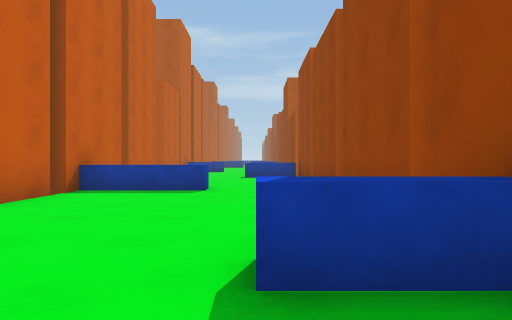
[1] (above)

17 first-person views from a walk through a Unity game level. The camera is 1.2 m above the floor, looks level and sees 75° across. The floor is counted in squares, 2 m on a side. Each view is taken from the middle of a square. On the plan, view 1 faces up. The plan holds only what a view shows up to about 10 squares ahead; the rest is blank. The place goes on beyond the plan. The player character is not drawn.

[2]
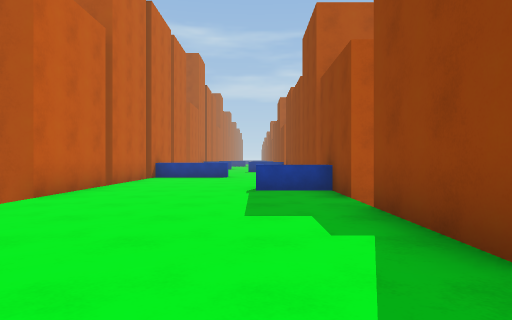

[3]
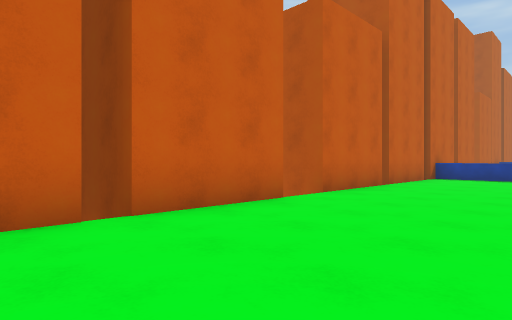

[4]
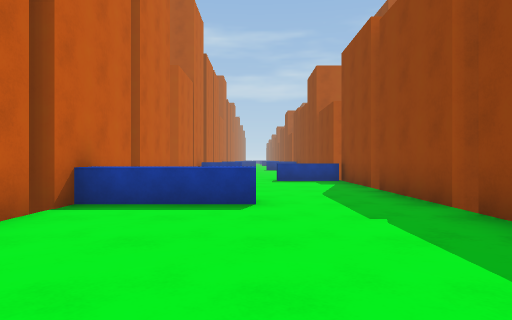

[5]
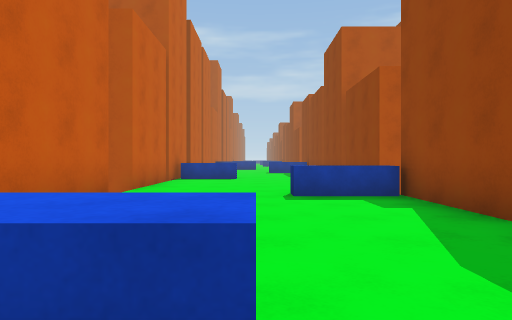

[6]
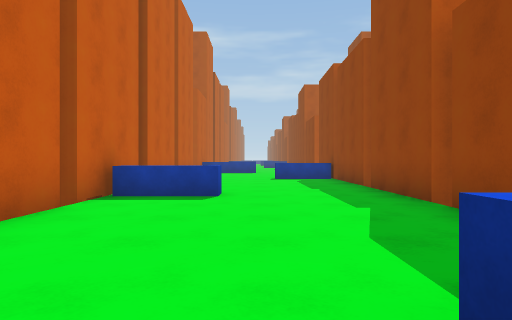

[7]
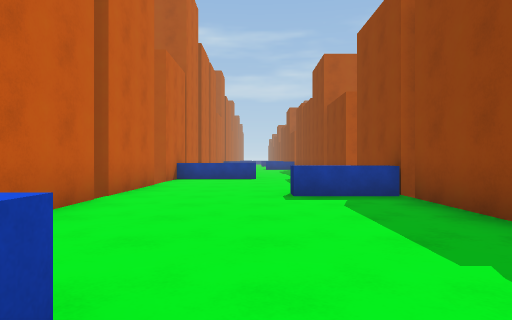

[8]
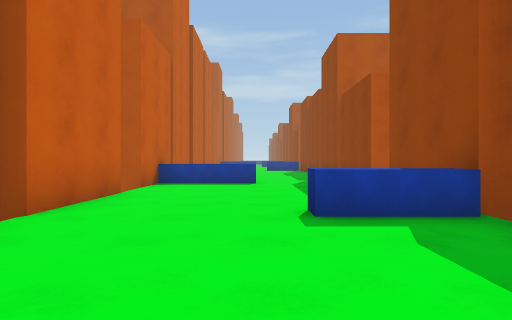

[9]
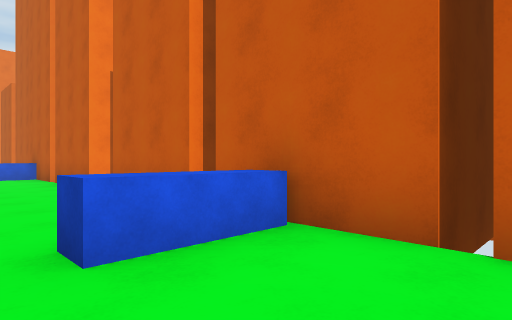

[10]
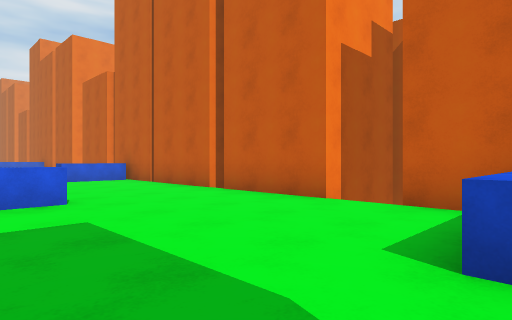

[11]
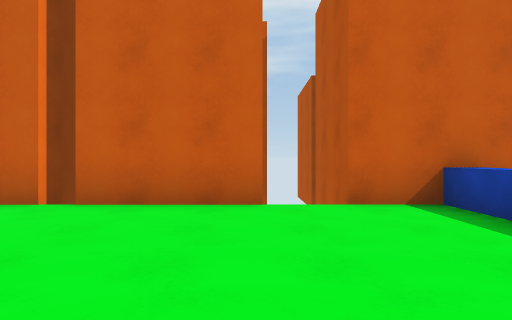

[12]
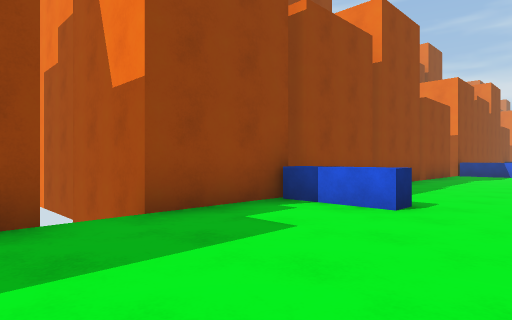

[13]
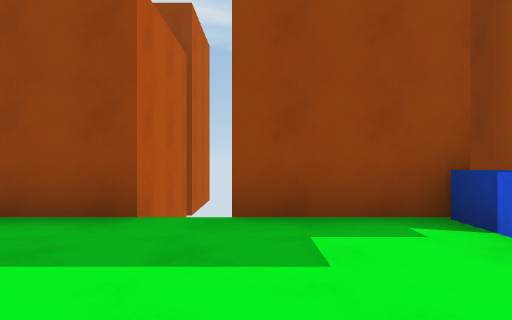

[14]
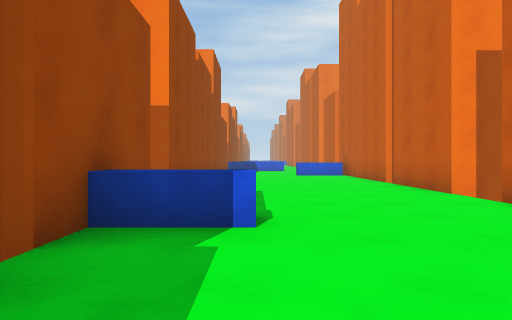

[15]
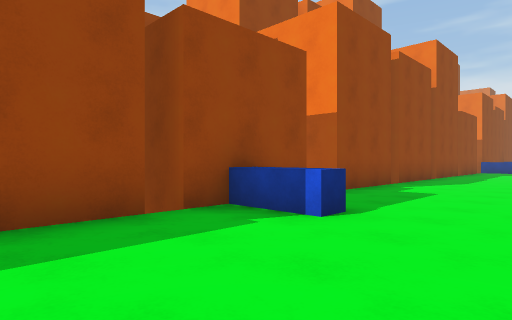

[16]
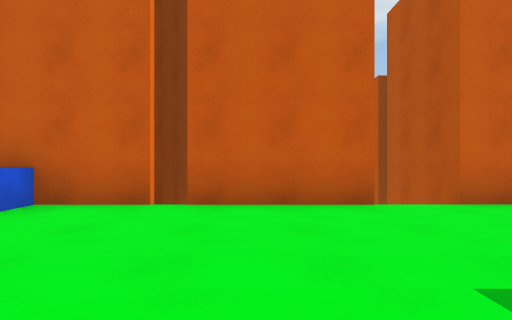

[17]
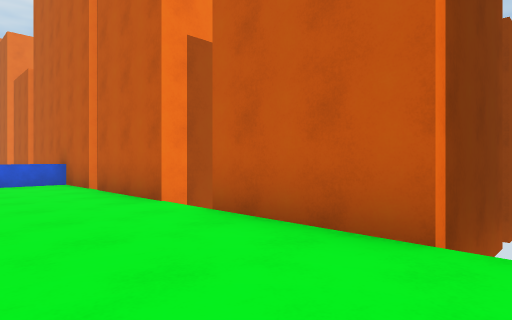

### Floor plan
Key: @ floor where view 1 was taken; . floor; ^ raised ledge; B building; O other object.
Columns run from 6 left of view 1 to 4 right of it. Each row starts with its distance up from view 1.
 27   B^^^..B
 26   B.....B
 25 BBB.....BBB
 24 BBB.....BBB
 23    .....B
 22   B...^BB
 21   B.....B
 20    .....B
 19   B.....B
 18  BB.....BB
 17    ^^...B
 16  BB.....BB
 15 BBB.....B
 14    .....B
 13 BBB.....B
 12   B...^^B
 11    .....B
 10    .....B
  9 BBB.....B
  8    .....B
  7   OB^^..B
  6   B.....B
  5   B.....B
  4   B.....B
  3  BB.....BB
  2   B...^BB B
  1   B.....B B
  0   B...@.B
 -1   B.....BBB
 -2   B.....B
 -3  BB.....B
 -4   B.....B
 -5   B.....B

Where each view was taken, in squares from view 1:
view 1: 0 up, 0 right, facing up
view 2: 5 down, 0 right, facing up
view 3: 5 down, 0 right, facing up-left
view 4: 2 up, 1 left, facing up
view 5: 6 up, 1 left, facing up
view 6: 11 up, 1 left, facing up
view 7: 16 up, 1 left, facing up
view 8: 18 up, 1 left, facing up
view 9: 19 up, 1 left, facing down-left
view 10: 27 up, 1 right, facing down-left
view 11: 24 up, 1 right, facing left
view 12: 26 up, 2 left, facing down-right
view 13: 24 up, 2 left, facing right
view 14: 5 up, 0 right, facing down
view 15: 5 up, 2 left, facing down-right
view 16: 10 up, 1 right, facing left
view 17: 16 up, 1 left, facing down-left
